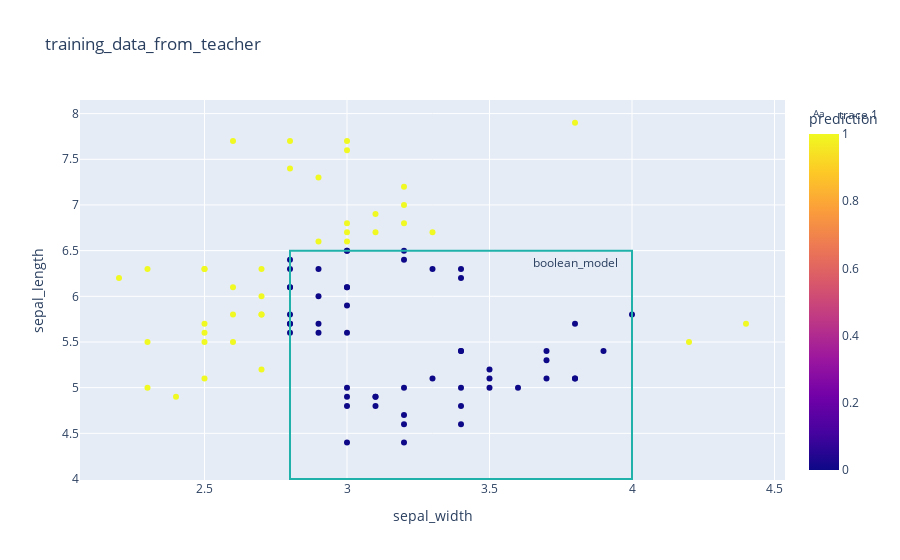

Source (notebook cell):
### Code cell
df_training_data_from_teacher = pd.concat([X_train, y_train_teacher], axis=1)
fig = px.scatter(
    df_training_data_from_teacher, 
    x="sepal_width", 
    y="sepal_length", 
    color='prediction', 
    title='training_data_from_teacher')
fig.add_shape(type="rect",
    x0=sepal_width_min, y0=sepal_length_min, x1=sepal_width_max, y1=sepal_length_max,
    line=dict(color="LightSeaGreen"),
)
fig.add_trace(go.Scatter(
    x=[3.8],
    y=[6.35],
    text=["boolean_model"],
    mode="text",
))
fig.show()

### Figure 1 — Plotly figure (JSON) as saved in the notebook; plotly's stock layout.template omitted (floating-point values rounded to 4 significant figures)
{"data": [{"hovertemplate": "sepal_width=%{x}<br>sepal_length=%{y}<br>prediction=%{marker.color}<extra></extra>", "legendgroup": "", "marker": {"color": [0, 1, 1, 1, 1, 1, 1, 0, 0, 1, 1, 0, 0, 0, 1, 1, 0, 0, 1, 0, 0, 1, 1, 0, 1, 0, 0, 0, 1, 0, 0, 0, 1, 0, 1, 1, 0, 0, 1, 0, 1, 1, 1, 0, 0, 0, 0, 0, 1, 1, 0, 0, 1, 0, 1, 0, 0, 0, 0, 0, 0, 0, 0, 1, 1, 1, 0, 0, 0, 1, 0, 0, 0, 0, 1, 0, 1, 0, 1, 0, 0, 0, 1, 1, 0, 1, 1, 0, 1, 0], "coloraxis": "coloraxis", "symbol": "circle"}, "mode": "markers", "name": "", "orientation": "v", "showlegend": false, "type": "scatter", "x": [3.5, 3.1, 2.9, 2.6, 2.7, 4.4, 3.2, 3.4, 4, 2.6, 2.5, 3, 3, 3.2, 2.9, 3, 3, 3.8, 3.2, 3.2, 3, 2.6, 2.4, 3.1, 4.2, 3, 3.2, 3.5, 3.8, 2.8, 2.9, 3.7, 2.5, 3.4, 2.8, 3, 3.2, 3.7, 3.3, 2.8, 2.5, 2.8, 2.3, 3.4, 3.9, 2.8, 3, 3.7, 2.7, 3.2, 3.4, 2.8, 2.3, 3.1, 3.1, 3.6, 3, 2.9, 2.8, 2.8, 3.1, 2.9, 3, 2.7, 3, 2.3, 2.8, 3.4, 3.3, 2.5, 3.8, 3.8, 3.4, 2.8, 3, 3.5, 3, 3, 2.2, 3.4, 3.2, 3.2, 2.5, 2.5, 3.3, 2.7, 2.6, 2.9, 2.7, 3], "xaxis": "x", "y": [5, 6.7, 7.3, 5.5, 5.2, 5.7, 7.2, 5.4, 5.8, 6.1, 5.7, 4.8, 6.5, 4.6, 6.6, 6.7, 6.1, 5.7, 7, 4.7, 6.5, 7.7, 4.9, 4.8, 5.5, 5.6, 6.4, 5.2, 7.9, 5.8, 5.7, 5.1, 5.1, 5, 7.7, 7.6, 5, 5.4, 6.7, 6.1, 6.3, 7.4, 5, 5.4, 5.4, 5.6, 4.9, 5.3, 6, 6.8, 6.2, 5.7, 6.3, 4.9, 6.9, 5, 4.4, 6, 6.1, 6.4, 4.9, 5.6, 5.9, 6.3, 6.8, 5.5, 6.3, 4.8, 6.3, 5.6, 5.1, 5.1, 4.6, 5.7, 6.6, 5.1, 7.7, 6.1, 6.2, 6.3, 4.4, 6.5, 5.5, 6.3, 5.1, 5.8, 5.8, 6.3, 5.8, 5], "yaxis": "y"}, {"mode": "text", "text": ["boolean_model"], "type": "scatter", "x": [3.8], "y": [6.35]}], "layout": {"coloraxis": {"colorbar": {"title": {"text": "prediction"}}, "colorscale": [[0, "#0d0887"], [0.1111, "#46039f"], [0.2222, "#7201a8"], [0.3333, "#9c179e"], [0.4444, "#bd3786"], [0.5556, "#d8576b"], [0.6667, "#ed7953"], [0.7778, "#fb9f3a"], [0.8889, "#fdca26"], [1, "#f0f921"]]}, "legend": {"tracegroupgap": 0}, "shapes": [{"line": {"color": "LightSeaGreen"}, "type": "rect", "x0": 2.8, "x1": 4, "y0": 4, "y1": 6.5}], "title": {"text": "training_data_from_teacher"}, "xaxis": {"anchor": "y", "domain": [0, 1], "title": {"text": "sepal_width"}}, "yaxis": {"anchor": "x", "domain": [0, 1], "title": {"text": "sepal_length"}}}}
